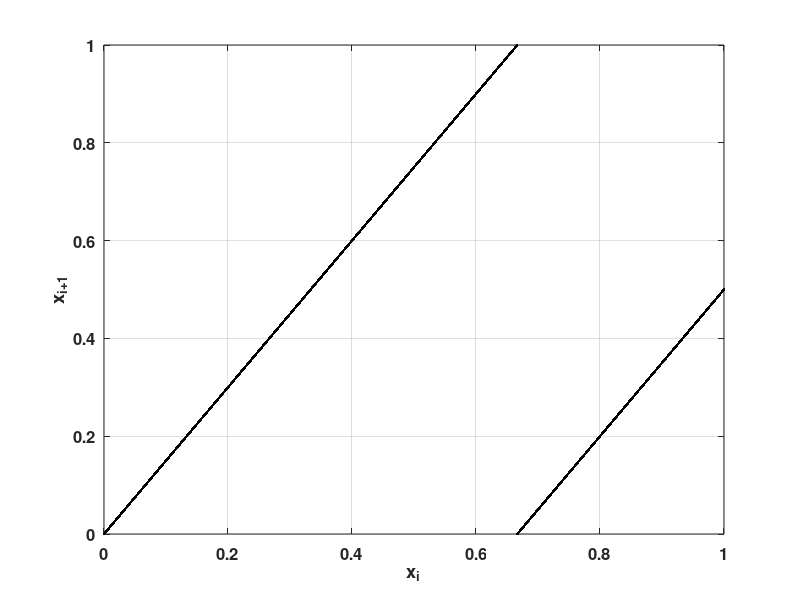
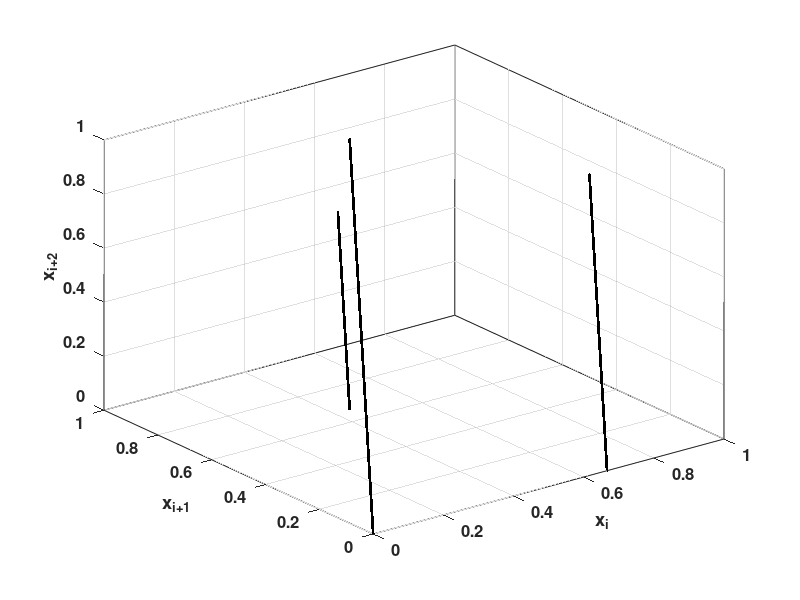

Source code (MATLAB) for these figures, in order:
%% Renyi map
clear
x(1) = rand;
beta = 1.5; 
N = 10^5;

for i = 2:N
    x(i) = mod(beta * x(i-1), 1);
end

x = x(200:end); 

figure
plot(x(1:end-1), x(2:end), '.k')
xlabel('x_{i}')
ylabel('x_{i+1}')
grid on
box on
set(gca,'fontsize',12)
set(gca,'fontweight','bold')

figure
plot3(x(1:end-2), x(2:end-1), x(3:end), '.k')
xlabel('x_{i}')
ylabel('x_{i+1}')
zlabel('x_{i+2}')
grid on
box on
set(gca,'fontsize',12)
set(gca,'fontweight','bold')
